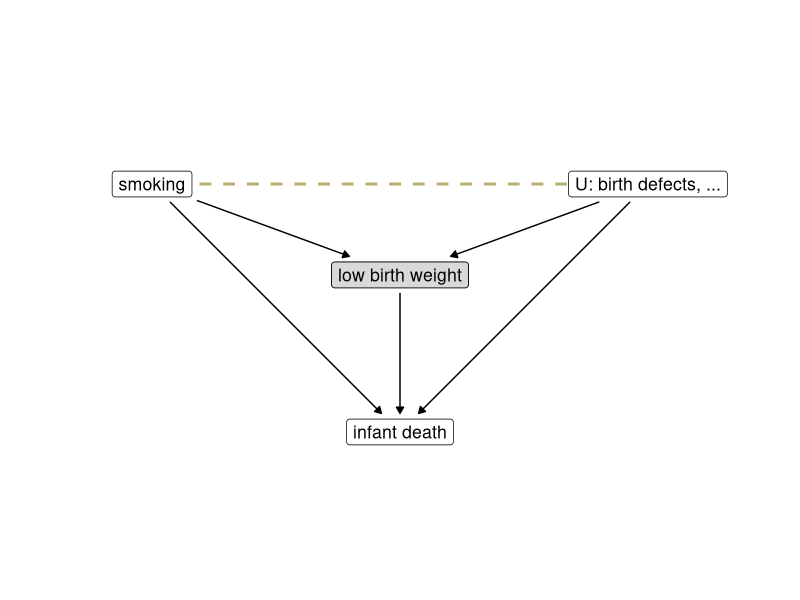
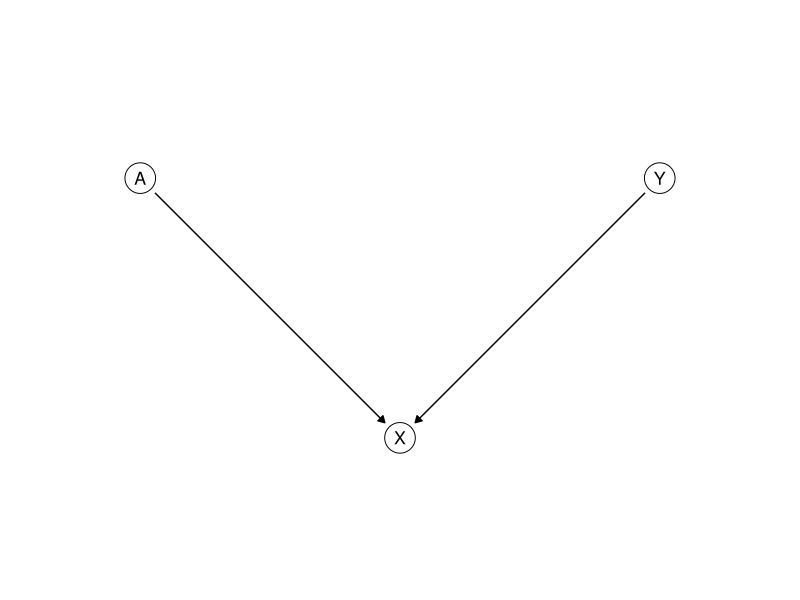
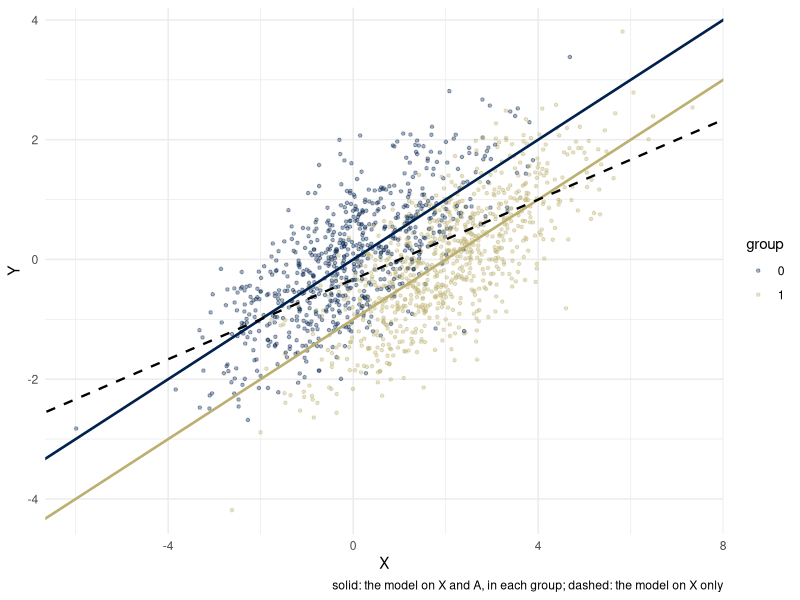
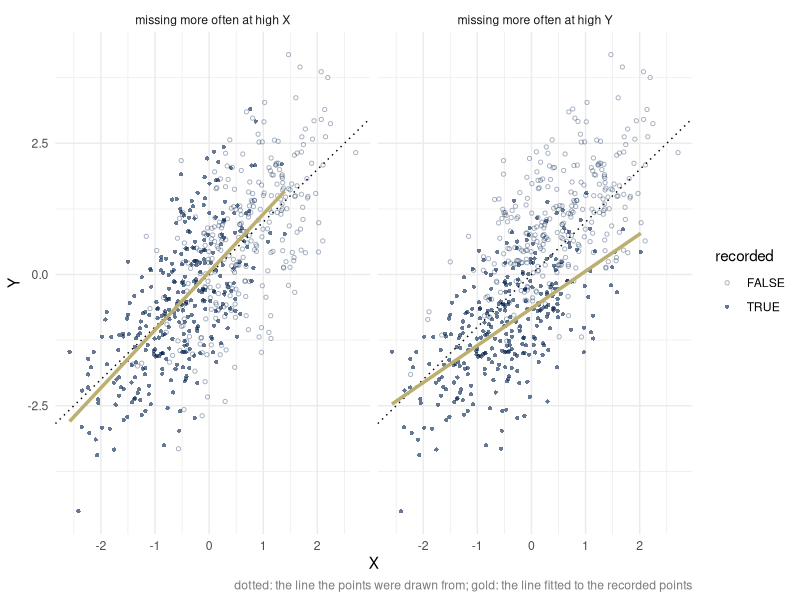

Recreate these plots in R, in order.
## ---- chunk 1
library(ggplot2)
library(dplyr)
theme_set(theme_minimal())
set.seed(313)
# cividis: viridisLite::cividis(9)[c(1, 3, 5, 6, 7, 9)]
navy <- "#00204D"; slate <- "#414D6B"; cgray <- "#7C7B78"; khaki <- "#9B9477"; gold <- "#BCAF6F"; yellow <- "#FFEA46"
two <- c(navy, gold)               # the two groups, wherever there are two

# Causal graphs. Nodes are letters in circles, or words in boxes (boxes = TRUE). A node's
# size is fixed on the page, in inches; draw_dag measures the device and stops every arrow
# `gap` inches short of its nodes. From weeks 3 and 4.
draw_dag <- function(nodes, edges, dashed = character(0), highlight = character(0), boxes = FALSE,
                     text_size = 4.5, xlim = c(-0.5, 2.5), ylim = c(-0.4, 1.4), extra = theme(),
                     gap = 0.05) {
  if (!"panel" %in% names(nodes)) { nodes$panel <- ""; edges$panel <- "" }
  pad <- unit(0.3, "lines"); border <- 0.25; dot <- 10; stroke <- 0.5; lw <- c(black = 0.5, gold = 1.1)
  p <- ggplot() +
    facet_wrap(~ panel, nrow = 1) +
    coord_fixed(xlim = xlim, ylim = ylim) +
    theme_void() +
    theme(strip.text = element_text(size = 11), panel.spacing = unit(1, "lines")) +
    extra
  p <- if (boxes) {
    p + geom_label(data = nodes, aes(x, y, label = name), size = text_size, label.size = border,
                   label.padding = pad)
  } else {
    p + geom_point(data = nodes, aes(x, y), size = dot, shape = 21, fill = "white", stroke = stroke) +
      geom_text(data = nodes, aes(x, y, label = name), size = text_size, parse = TRUE)
  }
  inch <- function(u, f) f(u, "in", valueOnly = TRUE)
  g <- ggplotGrob(p)
  pp <- ggplot_build(p)$layout$panel_params[[1]]
  per_unit <- min((dev.size("in")[1] - sum(inch(g$widths, grid::convertWidth))) /
                    (length(unique(nodes$panel)) * diff(pp$x.range)),
                  (dev.size("in")[2] - sum(inch(g$heights, grid::convertHeight))) / diff(pp$y.range))
  if (boxes) {
    text <- lapply(as.character(nodes$name), grid::textGrob, gp = grid::gpar(fontsize = text_size * .pt))
    nodes$hw <- (sapply(text, \(t) inch(grid::grobWidth(t), grid::convertWidth)) / 2 +
                   inch(pad, grid::convertWidth) + border * .pt / 96 / 2) / per_unit
    nodes$hh <- (sapply(text, \(t) inch(grid::grobHeight(t), grid::convertHeight)) / 2 +
                   inch(pad, grid::convertHeight) + border * .pt / 96 / 2) / per_unit
  } else {
    nodes$hw <- nodes$hh <- (0.375 * (dot * .pt + stroke * .stroke / 2) / 72 +
                               stroke * .stroke / 2 / 96 / 2) / per_unit
  }
  e <- edges |>
    left_join(nodes, by = c("panel", "from" = "name")) |>
    rename(x0 = x, y0 = y, hw0 = hw, hh0 = hh) |>
    left_join(nodes, by = c("panel", "to" = "name")) |>
    mutate(dx = x - x0, dy = y - y0, len = sqrt(dx^2 + dy^2), ux = dx / len, uy = dy / len,
           col = ifelse(paste(from, to) %in% highlight, "#BCAF6F", "black"),
           style = ifelse(paste(from, to) %in% dashed, "dashed", "solid"),
           g0 = gap / per_unit,
           g1 = (gap + ifelse(col == "black", lw[["black"]], lw[["gold"]]) * .pt / 96 / 2) / per_unit,
           s0 = if (boxes) pmin((hw0 + g0) / pmax(abs(ux), 1e-9), (hh0 + g0) / pmax(abs(uy), 1e-9)) else hw0 + g0,
           s1 = if (boxes) pmin((hw + g1) / pmax(abs(ux), 1e-9), (hh + g1) / pmax(abs(uy), 1e-9)) else hw + g1,
           xs = x0 + s0 * ux, ys = y0 + s0 * uy, xe = x - s1 * ux, ye = y - s1 * uy)
  p + geom_segment(data = e, aes(x = xs, y = ys, xend = xe, yend = ye, linetype = style, color = col),
                   arrow = arrow(length = unit(0.18, "cm"), type = "closed"),
                   linewidth = ifelse(e$col == "black", lw[["black"]], lw[["gold"]]), show.legend = FALSE) +
    scale_linetype_identity() + scale_color_identity()
}

# A gray box over the node conditioned on, and a dashed gold line, under the nodes, for the
# association that conditioning creates.
condition_on <- function(p, nodes, node, induced = NULL, text_size = 4.5, boxes = TRUE) {
  if (!is.null(induced)) {
    ends <- nodes[match(induced, nodes$name), ]
    under <- geom_segment(data = data.frame(x = ends$x[1], y = ends$y[1], xend = ends$x[2], yend = ends$y[2]),
                          aes(x, y, xend = xend, yend = yend), linetype = "dashed", color = gold, linewidth = 1)
    p$layers <- c(list(under), p$layers)
  }
  box <- nodes[nodes$name == node, ]
  if (boxes) {
    p + geom_label(data = box, aes(x, y, label = name), size = text_size, label.size = 0.25,
                   label.padding = unit(0.3, "lines"), fill = "grey85")
  } else {
    p + geom_point(data = box, aes(x, y), size = 10, shape = 22, fill = "grey85", stroke = 0.5) +
      geom_text(data = box, aes(x, y, label = name), size = text_size, parse = TRUE)
  }
}
## ---- chunk 2
bw <- data.frame(name = c("smoking", "low birth weight", "U: birth defects, ...", "infant death"),
                 x = c(0, 1.5, 3, 1.5), y = c(1, 0.45, 1, -0.5))
bw_edges <- data.frame(from = c("smoking", "U: birth defects, ...", "low birth weight", "U: birth defects, ...", "smoking"),
                       to = c("low birth weight", "low birth weight", "infant death", "infant death", "infant death"))
p <- draw_dag(bw, bw_edges, boxes = TRUE, xlim = c(-0.7, 3.7), ylim = c(-0.75, 1.25))
condition_on(p, bw, "low birth weight", induced = c("smoking", "U: birth defects, ..."))
## ---- chunk 3
cw <- data.frame(name = c("A", "Y", "X"), x = c(0, 2, 1), y = c(1, 1, 0))
draw_dag(cw, data.frame(from = c("A", "Y"), to = c("X", "X")), xlim = c(-0.4, 2.4), ylim = c(-0.3, 1.3))
## ---- chunk 4
generate_data <- function(n = 500, betaY = 1, betaA = 2) {
  A <- rbinom(n, 1, 1/2)
  Y <- rnorm(n)
  X <- betaY * Y + betaA * A + rnorm(n)
  data.frame(Y = Y, X = X, A = factor(A))
}
train <- generate_data(1e5)
test <- generate_data(1e5)
unaware <- lm(Y ~ X, data = train)
full <- lm(Y ~ X + A, data = train)
round(coef(unaware), 2)
round(coef(full), 2)

test |>
  mutate(pred_unaware = predict(unaware, newdata = test),
         pred_full = predict(full, newdata = test)) |>
  group_by(A) |>
  summarize(mean_Y = mean(Y),
            mean_pred_unaware = mean(pred_unaware),
            mean_pred_full = mean(pred_full),
            mse_unaware = mean((Y - pred_unaware)^2),
            mse_full = mean((Y - pred_full)^2)) |>
  mutate(across(-A, \(v) round(v, 2)))
## ---- chunk 5
show <- test[sample(nrow(test), 1500), ]
ggplot(show, aes(X, Y, color = A)) +
  geom_point(alpha = 0.35, size = 0.9) +
  geom_abline(intercept = 0, slope = 1/2, color = navy, linewidth = 0.9) +
  geom_abline(intercept = -1, slope = 1/2, color = gold, linewidth = 0.9) +
  geom_abline(intercept = -1/3, slope = 1/3, color = "black", linetype = "dashed", linewidth = 0.8) +
  scale_color_manual(values = two, name = "group") +
  labs(caption = "solid: the model on X and A, in each group; dashed: the model on X only")
## ---- chunk 6
n <- 600
X <- rnorm(n)
Y <- X + rnorm(n)
logistic <- function(v) 1 / (1 + exp(-v))
cc <- rbind(
  data.frame(X = X, Y = Y, mechanism = "missing more often at high X",
             observed = rbinom(n, 1, logistic(-2 * X)) == 1),
  data.frame(X = X, Y = Y, mechanism = "missing more often at high Y",
             observed = rbinom(n, 1, logistic(-2 * Y)) == 1))
ggplot(cc, aes(X, Y)) +
  geom_point(aes(shape = observed, alpha = observed), color = navy, size = 1.1) +
  scale_shape_manual(values = c(`TRUE` = 16, `FALSE` = 1), name = "recorded") +
  scale_alpha_manual(values = c(`TRUE` = 0.6, `FALSE` = 0.35), name = "recorded") +
  geom_abline(intercept = 0, slope = 1, linetype = "dotted") +
  geom_smooth(data = subset(cc, observed), method = "lm", se = FALSE,
              color = gold, linewidth = 1.2, formula = y ~ x) +
  facet_wrap(~ mechanism) +
  labs(caption = "dotted: the line the points were drawn from; gold: the line fitted to the recorded points") +
  theme(plot.caption = element_text(color = cgray))
